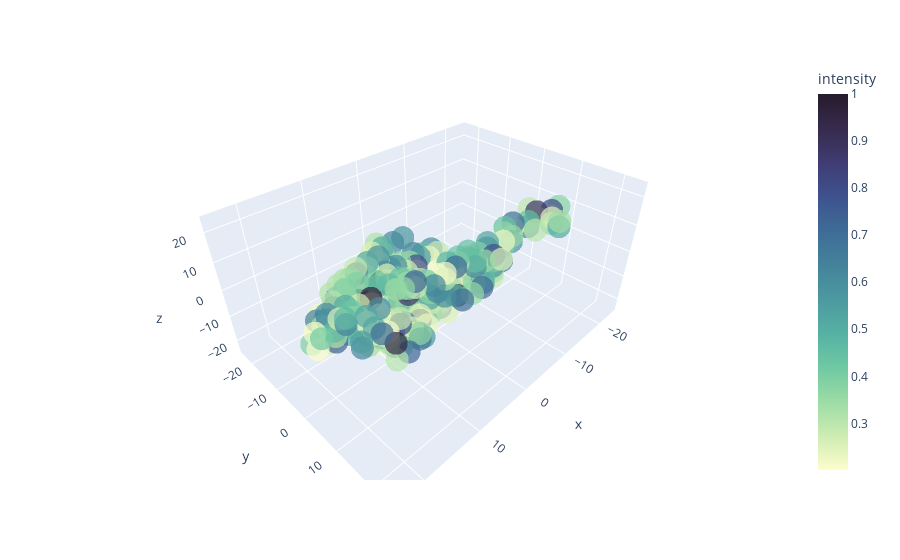

Write notebook code for a chart like this one.
### Markdown cell above
The `atoms_from_residues` function gives you the the positions of the atoms in the residues.

### Code cell
plottable=visualizer.plot_field(field_dict['CA'],show=False)
plottable.show()

### Figure 1 — Plotly figure (JSON) as saved in the notebook; plotly's stock layout.template omitted (floating-point values rounded to 4 significant figures; data arrays with more than 128 entries replaced by an {"elided": "..."} marker saying what was removed)
{"data": [{"hoverlabel": {"namelength": 0}, "hovertemplate": "x=%{x}<br>y=%{y}<br>z=%{z}<br>intensity=%{marker.color}", "legendgroup": "", "marker": {"color": {"elided": "277 float values"}, "coloraxis": "coloraxis", "opacity": 0.7, "symbol": "circle"}, "mode": "markers", "name": "", "scene": "scene", "showlegend": false, "type": "scatter3d", "x": {"elided": "277 int values"}, "y": {"elided": "277 int values"}, "z": {"elided": "277 int values"}}], "layout": {"coloraxis": {"colorbar": {"title": {"text": "intensity"}}, "colorscale": [[0, "rgb(253, 253, 204)"], [0.09091, "rgb(206, 236, 179)"], [0.1818, "rgb(156, 219, 165)"], [0.2727, "rgb(111, 201, 163)"], [0.3636, "rgb(86, 177, 163)"], [0.4545, "rgb(76, 153, 160)"], [0.5455, "rgb(68, 130, 155)"], [0.6364, "rgb(62, 108, 150)"], [0.7273, "rgb(62, 82, 143)"], [0.8182, "rgb(64, 60, 115)"], [0.9091, "rgb(54, 43, 77)"], [1, "rgb(39, 26, 44)"]]}, "legend": {"tracegroupgap": 0}, "margin": {"t": 60}, "scene": {"domain": {"x": [0, 1], "y": [0, 1]}, "xaxis": {"range": [-25, 25], "title": {"text": "x"}}, "yaxis": {"range": [-25, 25], "title": {"text": "y"}}, "zaxis": {"range": [-25, 25], "title": {"text": "z"}}}, "title": {"text": ""}}}
